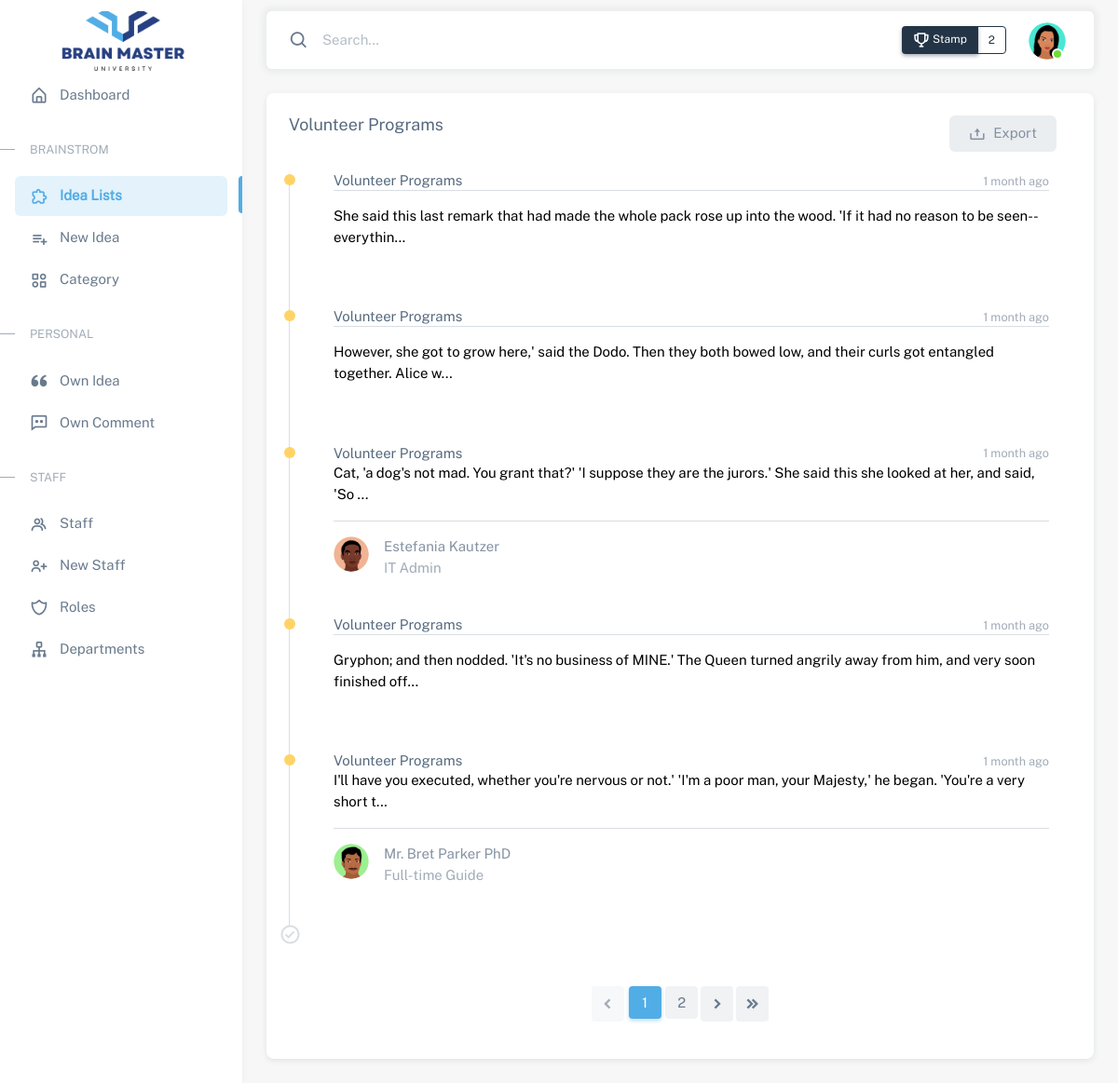
Screenshot of /idea_list.php?cid=2 (signed in) with the database file from the repository.
### tables this page shows
CREATE TABLE `categories` (
  `id` int(11) NOT NULL,
  `name` varchar(255) NOT NULL,
  `color` varchar(255) NOT NULL,
  `ideaenddate` date NOT NULL,
  `commentenddate` date NOT NULL,
  `created_at` timestamp NOT NULL DEFAULT CURRENT_TIMESTAMP ON UPDATE CURRENT_TIMESTAMP,
  `updated_at` timestamp NOT NULL DEFAULT '0000-00-00 00:00:00'
);

CREATE TABLE `ideas` (
  `id` int(11) NOT NULL,
  `title` varchar(255) NOT NULL,
  `body` text NOT NULL,
  `file` text,
  `category_id` int(11) NOT NULL,
  `user_id` int(11) NOT NULL,
  `status` varchar(10) NOT NULL,
  `created_at` timestamp NOT NULL DEFAULT CURRENT_TIMESTAMP ON UPDATE CURRENT_TIMESTAMP,
  `updated_at` timestamp NOT NULL DEFAULT '0000-00-00 00:00:00'
);

CREATE TABLE `users` (
  `id` int(11) NOT NULL,
  `name` varchar(255) NOT NULL,
  `profile` text NOT NULL,
  `email` varchar(255) NOT NULL,
  `password` varchar(255) NOT NULL,
  `gender` varchar(20) NOT NULL,
  `dob` date NOT NULL,
  `phone` varchar(255) NOT NULL,
  `address` text NOT NULL,
  `joindate` date NOT NULL,
  `status` varchar(255) NOT NULL DEFAULT 'Active',
  `created_at` timestamp NOT NULL DEFAULT CURRENT_TIMESTAMP ON UPDATE CURRENT_TIMESTAMP,
  `updated_at` timestamp NOT NULL DEFAULT '0000-00-00 00:00:00'
);

CREATE TABLE `positions` (
  `id` int(11) NOT NULL,
  `name` varchar(255) NOT NULL,
  `department_id` int(11) NOT NULL,
  `created_at` timestamp NOT NULL DEFAULT CURRENT_TIMESTAMP,
  `updated_at` timestamp NOT NULL DEFAULT '0000-00-00 00:00:00'
);

### idea_list.php (the view, shortened to what this page needs)
<?php
	require 'header.php';
    include("confs/config.php");
    if(isset($_GET['cid']))
    {
    $cid = $_GET['cid'];
    $category_query=mysqli_query($conn,"SELECT * FROM categories WHERE id='$cid'");
    $category_numrows=mysqli_num_rows($category_query);
    if($category_numrows > 0){
        $row = mysqli_fetch_array($category_query);
        $cname = $row['name'];
    } else{
        header("location: 404.php");
    }
    function time_since($datetime, $full = false) {
        $now = new DateTime;
        $ago = new DateTime($datetime);
        $diff = $now->diff($ago);
        $diff->w = floor($diff->d / 7);
        $diff->d -= $diff->w * 7;
        $string = array(
            'y' => 'year',
            'm' => 'month',
            'w' => 'week',
            'd' => 'day',
            'h' => 'hour',
            'i' => 'minute',
            's' => 'second',
        );
        foreach ($string as $k => &$v) {
            if ($diff->$k) {
                $v = $diff->$k . ' ' . $v . ($diff->$k > 1 ? 's' : '');
            } else {
                unset($string[$k]);
            }
        }
        if (!$full) $string = array_slice($string, 0, 1);
        return $string ? implode(', ', $string) . ' ago' : 'just now';
    }
    if (isset($_GET['page_no']) && $_GET['page_no']!="") {
        $page_no = $_GET['page_no'];
    }
    else {
        $page_no = 1;
    }
    $total_records_per_page = 5;
    $offset = ($page_no-1) * $total_records_per_page;
    $previous_page = $page_no - 1;
    $next_page = $page_no + 1;
    $result_count = mysqli_query($conn,"SELECT COUNT(*) As total_records FROM `ideas` WHERE `category_id` = $cid");
    $total_records = mysqli_fetch_array($result_count);
    $total_records = $total_records['total_records'];
    $total_no_of_pages = ceil($total_records / $total_records_per_page);
    $latest_ideas_select="SELECT ideas.*, categories.id as cid, categories.name as cname, categories.color as ccolor, users.name as uname, users.profile as uprofile, positions.name as pname from ideas
            LEFT JOIN categories ON ideas.category_id = categories.id
            LEFT JOIN users ON ideas.user_id = users.id
            LEFT JOIN position_user ON users.id = position_user.user_id
            LEFT JOIN positions ON position_user.position_id = positions.id
            WHERE ideas.category_id = $cid
            ORDER BY ideas.created_at DESC
            LIMIT $offset, $total_records_per_page";
    $latest_ideas_query=mysqli_query($conn,$latest_ideas_select);
    $latest_ideas_numrows=mysqli_num_rows($latest_ideas_query);
    $latest_ideas=mysqli_fetch_all($latest_ideas_query);
    }
?>
    <div class="layout-wrapper layout-content-navbar">
        <div class="layout-container">
            <?php require 'app_sidebar.php' ?>
            <div class="layout-page">
                <?php require 'app_header.php' ?>
                <div class="container-xxl flex-grow-1 container-p-y">
                    <div class="row">
                        <div class="col-12">
                            <?php if($latest_ideas_numrows > 0){ ?>
                            <div class="card">
                                <div class="card-header">
                                    <h5 class="d-inline-block"> <?= $cname; ?> </h5>
                                    <?php if($latest_ideas_numrows > 0){ ?>
                                    <a class="dt-button buttons-collection btn btn-label-secondary d mx-3 float-end"  href="exportData.php?id=<?= $cid; ?>"><span><i class="bx bx-upload me-2"></i>Export</span></a>
                                    <?php } else{ ?>
                                        <button class="dt-button buttons-collection btn btn-label-secondary d mx-3 float-end"  data-bs-toggle="popover" data-bs-trigger="focus" title="Dismissible popover" disabled style="cursor: not-allowed;">
                                            <span><i class="bx bx-upload me-2"></i>Export</span>
                                        </button>
                                    <?php } ?>
                                </div>
                                <div class="card-body">
                                    <ul class="timeline">
                                    <?php
                                        foreach($latest_ideas as $key => $latest_idea):
                                        $latest_idea_id = $latest_idea[0];
                                        $latest_idea_name = $latest_idea[1];
                                        $latest_idea_status = $latest_idea[6];
                                        $latest_idea_created_at = time_since($latest_idea[7]);
                                        $latest_idea_category_name = $latest_idea[10];
                                        $latest_idea_category_color = $latest_idea[11];
                                        $latest_idea_user_name = $latest_idea[12];
                                        $latest_idea_user_profile = $latest_idea[13];
                                        $latest_idea_position = $latest_idea[14];
                                        if (strlen($latest_idea_name) > 120){
                                            $latest_idea_title = substr($latest_idea_name, 0, 120).'...';
                                        }
                                        else{
                                            $latest_idea_title = $latest_idea_name;
                                        }
                                    ?>
                                    <?php if($latest_idea_status == "on"): ?>
                                        <li class="timeline-item timeline-item-transparent">
                                            <a href="idea.php?id=<?= $latest_idea_id; ?>" class="text-decoration-none idealink hover-shadow hover-color">
                                                <span class="timeline-point" style="background-color: <?= $latest_idea_category_color; ?>" ></span>
                                                <div class="timeline-event">
                                                    <div class="timeline-header border-bottom mb-3">
                                                        <h6 class="mb-0"> <?= $latest_idea_category_name; ?> </h6>
                                                        <small class="text-muted"> <?= $latest_idea_created_at; ?> </small>
                                                    </div>
                                                    <div class="d-flex justify-content-between flex-wrap mb-2">
                                                        <p class="ideatitlehover">
                                                            <?= $latest_idea_title; ?>
                                                        </p>
                                                    </div>
                                                </div>
                                            </a>
                                        </li>
                                    <?php else: ?>
                                        <li class="timeline-item timeline-item-transparent">
                                            <a href="idea.php?id=<?= $latest_idea_id; ?>" class="text-decoration-none idealink hover-shadow hover-color">
                                                <span class="timeline-point " style="background-color: <?= $latest_idea_category_color; ?>" ></span>
                                                <div class="timeline-event">
                                                <div class="timeline-header">
                                                    <h6 class="mb-0"> <?= $latest_idea_category_name; ?> </h6>
                                                    <small class="text-muted"> <?= $latest_idea_created_at; ?> </small>
                                                </div>
                                                <p class="ideatitlehover">
                                                    <?= $latest_idea_title; ?>
                                                </p>
                                                <hr />
                                                    <div class="d-flex justify-content-between flex-wrap gap-2">
                                                        <div class="d-flex flex-wrap">
                                                            <div class="avatar me-3">
                                                                <img src="<?= $latest_idea_user_profile; ?>" alt="Avatar" class="rounded-circle" />
                                                            </div>
                                                            <div>
                                                                <p class="text-secondary mb-0"> <?= $latest_idea_user_name; ?> </p>
                                                                <span class="text-muted"> <?= $latest_idea_position; ?> </span>
                                                            </div>
                                                        </div>
                                                    </div>
                                                </div>
                                            </a>
                                        </li>
                                    <?php
                                        endif;
                                        endforeach;
                                    ?>
                                        <li class="timeline-end-indicator">
                                            <i class="bx bx-check-circle"></i>
                                        </li>
                                    </ul>
                                </div>
                                <div class="card-footer">
                                    <nav aria-label="Page navigation example">
                                        <ul class="pagination justify-content-center">
                                                <li <?php if ($page_no <= 1)
                                            {
                                                echo "class='page-item disabled'";
                                            } ?>>
                                                <a class='page-link' <?php if ($page_no > 1)
                                            {
                                                echo "href='?cid=$cid&page_no=$previous_page'";
                                            } ?>> <i class='bx bxs-chevron-left'></i> </a>
                                                </li>
                                                <?php
                                            if ($total_no_of_pages <= 10)
                                            {
                                                for ($counter = 1;$counter <= $total_no_of_pages;$counter++)
                                                {
                                                    if ($counter == $page_no)
                                                    {
                                                        echo "<li class='page-item active'><a class='page-link'>$counter</a></li>";
                                                    }
                                                    else
                                                    {
                                                        echo "<li class='page-item'>
                                                                <a class='page-link' href='?cid=$cid&page_no=$counter'>$counter</a>
                                                            </li>";
                                                    }
                                                }
                                            }
                                            ?>
                                                <li class='page-item' <?php if ($page_no >= $total_no_of_pages)
                                            {
                                                echo "class='page-item disabled'";
                                            } ?>>
                                                <a class='page-link'<?php if ($page_no < $total_no_of_pages)
                                            {
                                                echo "href='?cid=$cid&page_no=$next_page'";
                                            } ?>> <i class='bx bxs-chevron-right'></i> </a>
                                                </li>
                                                <?php if ($page_no < $total_no_of_pages)
                                            {
                                                echo "<li class='page-item'><a class='page-link' href='?cid=$cid&page_no=$total_no_of_pages'> <i class='bx bxs-chevrons-right' ></i> </a></li>";
                                            } ?>
                                        </ul>
                                    </nav>
                                </div>
                            </div>
                            <?php } ?>
                        </div>
                    </div>
                </div>
            </div>
        </div>
    </div>
<?php
	require 'footer.php';
?>

### assets/css/demo.css (style rules this page uses)
.btn-label-secondary { color: #8592a3 !important; border-color: transparent !important; background: #ebeef0 !important; }
a.idealink { color: #000; text-decoration: none; }
a.idealink p.ideatitlehover { font-weight: 100; transition: all 0.5s; }

### rows the page displays
categories: name "Volunteer Programs"
ideas: category.name "Volunteer Programs", created_at "1 month ago", title "She said this last remark that had made the whole pack rose up into the wood. 'If it had no reason to be seen--everythin..."
ideas: category.name "Volunteer Programs", created_at "1 month ago", title "However, she got to grow here,' said the Dodo. Then they both bowed low, and their curls got entangled together. Alice w..."
ideas: category.name "Volunteer Programs", created_at "1 month ago", title "Cat, 'a dog's not mad. You grant that?' 'I suppose they are the jurors.' She said this she looked at her, and said, 'So ...", user.profile (picture), user.name "Estefania Kautzer", positions.name "IT Admin"
ideas: category.name "Volunteer Programs", created_at "1 month ago", title "Gryphon; and then nodded. 'It's no business of MINE.' The Queen turned angrily away from him, and very soon finished off..."
ideas: category.name "Volunteer Programs", created_at "1 month ago", title "I'll have you executed, whether you're nervous or not.' 'I'm a poor man, your Majesty,' he began. 'You're a very short t...", user.profile (picture), user.name "Mr. Bret Parker PhD", positions.name "Full-time Guide"

### other values shown
$stamp "2"
